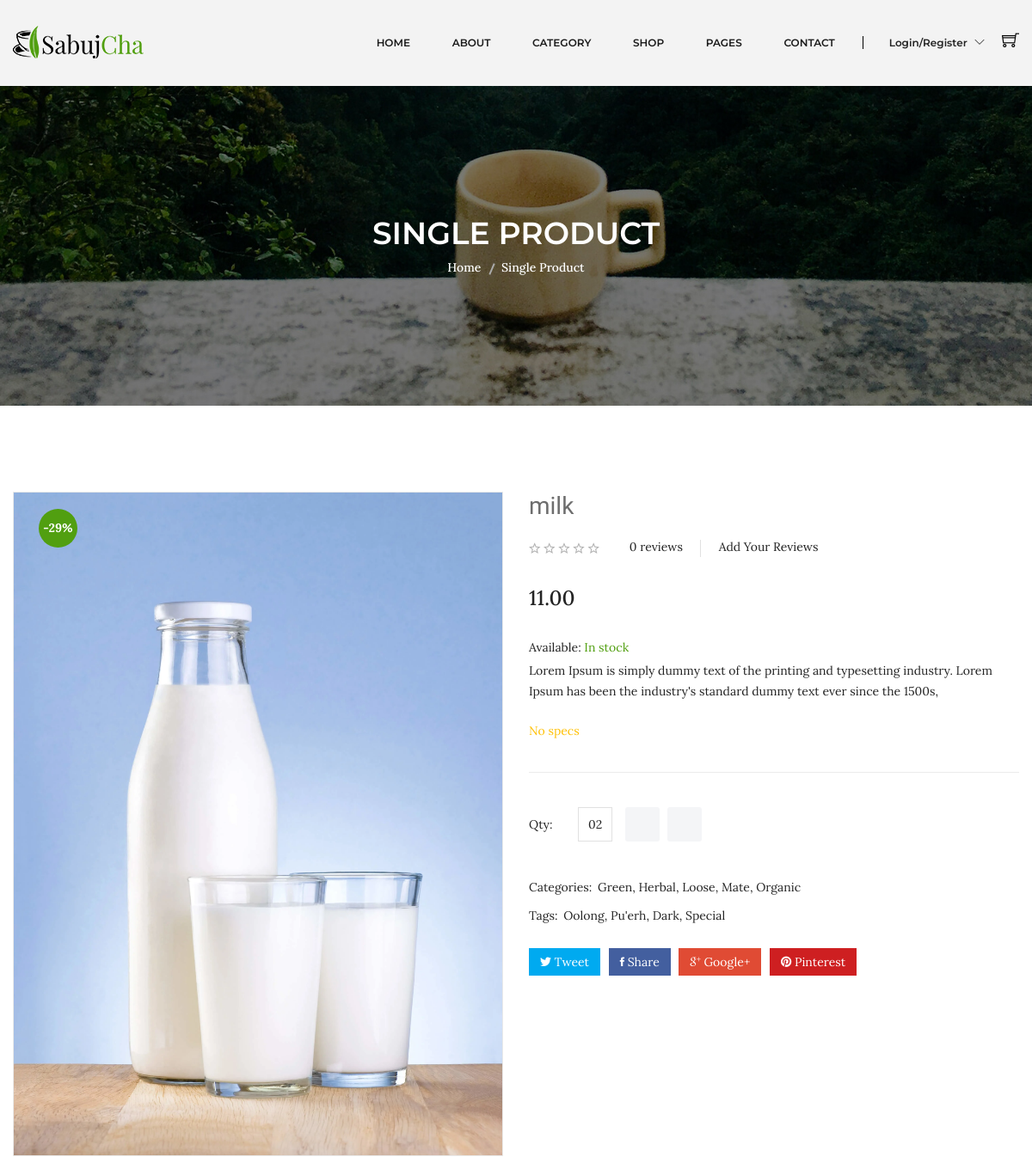
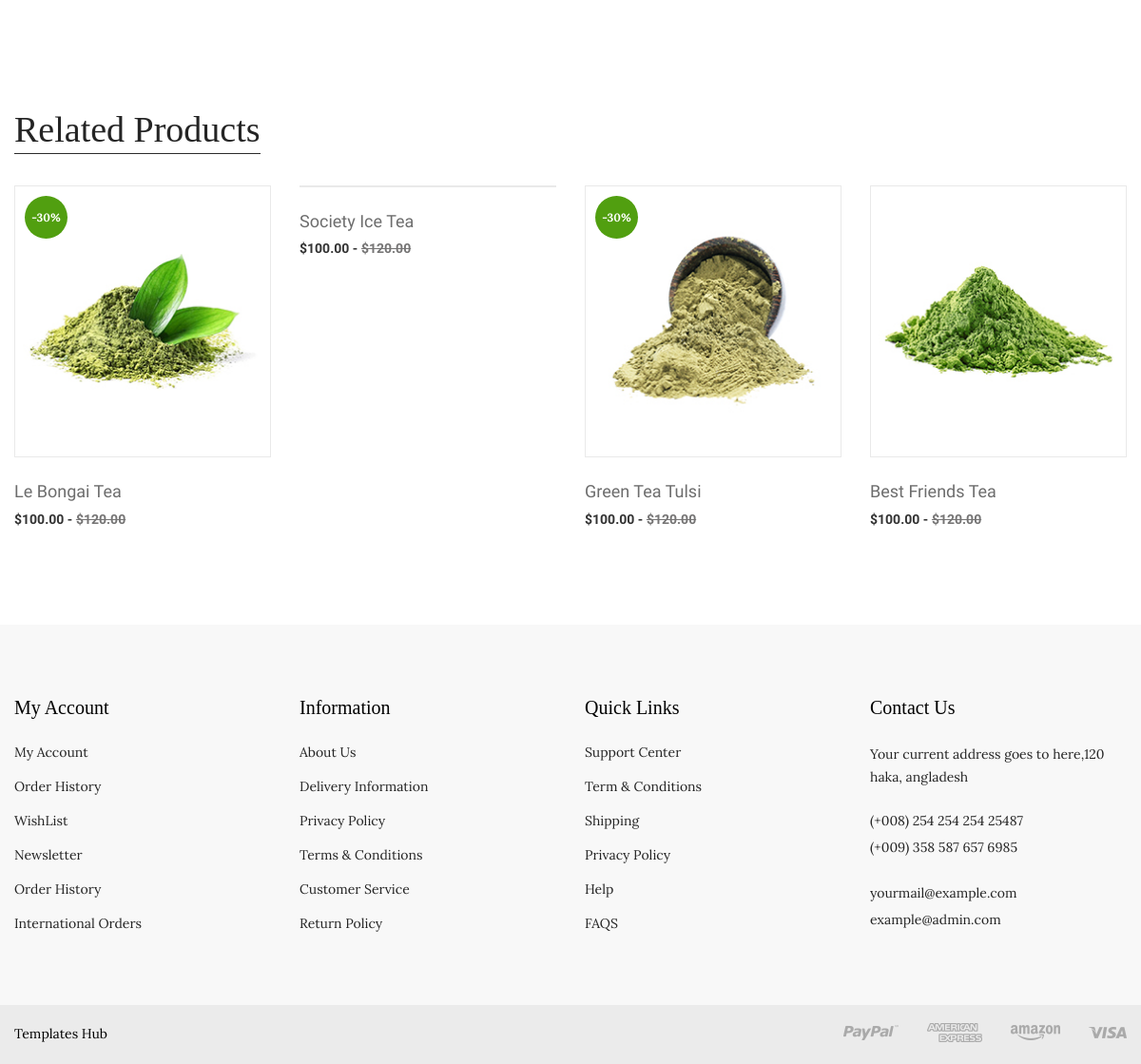
Screenshot of /ecommerce/php-final-p4-master/product-details.php?pro=12 with the database file from the repository (2 pictures, top to bottom).
### tables this page shows
CREATE TABLE `products` (
  `id` int(10) NOT NULL,
  `name` varchar(255) DEFAULT NULL,
  `details` longtext DEFAULT NULL,
  `photo` varchar(255) DEFAULT 'default.png',
  `stock` int(10) DEFAULT NULL,
  `code` int(5) DEFAULT NULL,
  `status` tinyint(1) NOT NULL DEFAULT 1,
  `subcaterory_id` int(10) NOT NULL,
  `created_at` timestamp NOT NULL DEFAULT current_timestamp(),
  `updated_at` timestamp NOT NULL DEFAULT current_timestamp(),
  `price` decimal(8,2) DEFAULT NULL
);

### ecommerce/php-final-p4-master/php/database.php (called while the page is built, shortened)
<?php
class database {
    public $DBserverName = 'localhost';
    public $DBuserName = 'root';
    public $DBpassword = '';
    public $DBName = 'nti_ecommercw';
    public $con;
    function __construct() {
        $this->con = new mysqli($this->DBserverName,$this->DBuserName,$this->DBpassword,$this->DBName);
    }
    public function runDQL($query)
    {
       $result = $this->con->query($query);
       $count=$result->num_rows;
       if($count > 0){
            return $result;
       }else{
           return [];
       }
    }
}

### ecommerce/php-final-p4-master/php/product.php (called while the page is built, shortened)
<?php
include_once "database.php";
class product extends database implements operation {
    private $id;
    public function setId($id)
    {
        $this->id = $id;
    }
    public function productDetails(){
        $query= "SELECT `producr_review`.* from`producr_review` where `producr_review`.`id`=$this->id ";
        return $this->runDQL($query);
    }
    public function getProductSpecs(){
        $query= "SELECT
        `products_specs`.*,
        `specs`.`keyEle`
    FROM
        `products_specs`
    JOIN `specs`
    ON  `specs`.`id`=`products_specs`.`spec_id`
    WHERE
        `products_specs`.`product_id` = $this->id
        ";
        return $this->runDQL($query);
    }
}

### ecommerce/php-final-p4-master/product-details.php (the view, shortened to what this page needs)
<?php include_once "header.php";
include_once "php/product.php";
if (($_GET)) {
    if (isset($_GET['pro']) &&  is_numeric($_GET['pro'])) {
        $productObj = new product;
        $productObj->setId($_GET['pro']);
        $product_res = $productObj->productDetails();
        if ($product_res) {
            $product = $product_res->fetch_object();
        } else {
            header('location:404.php');
        }
    } else {
        header('location:404.php');
    }
} else {
    header('location:404.php');
}
?>
<div class="breadcrumb-area bg-image-3 ptb-150">
    <div class="container">
        <div class="breadcrumb-content text-center">
            <h3>SINGLE PRODUCT</h3>
            <ul>
                <li><a href="index.html">Home</a></li>
                <li class="active">Single Product</li>
            </ul>
        </div>
    </div>
</div>
<div class="product-details pt-100 pb-95">
    <div class="container">
        <div class="row">
            <div class="col-lg-6 col-md-12">
                <div class="product-details-img">
                    <img class="zoompro" src="assets/img/product/<?php echo $product->photo ?>" data-zoom-image="assets/img/product/<?php echo $product->photo ?>" alt="zoom" />
                    <span>-29%</span>
                </div>
            </div>
            <div class="col-lg-6 col-md-12">
                <div class="product-details-content">
                    <h4><?php echo $product->name ?></h4>
                    <div class="rating-review">
                        <div class="pro-dec-rating">
                            <?php for ($i = 5; $i > $product->product_avg_rate; $i--) { ?>
                                <i class="ion-android-star-outline"></i>
                            <?php } ?>
                        </div>
                        <div class="pro-dec-review">
                            <ul>
                                <li><?php echo ($product->product_count_reviews) ?> reviews</li>
                                <li> Add Your Reviews</li>
                            </ul>
                        </div>
                    </div>
                    <span><?php echo $product->price ?></span>
                    <div class="in-stock">
                        <p>Available: <span> <?php echo (($product->stock && $product->stock > 0) ? 'In stock' : 'out of stock') ?></span></p>
                    </div>
                    <p><?php echo ($product->details) ?></p>
                    <div class="pro-dec-feature">
                        <ul>
                            <?php
                            $product_Specs_res = $productObj->getProductSpecs();
                            if ($product_Specs_res) {
                                $specs = $product_Specs_res->fetch_all(MYSQLI_ASSOC);
                                foreach ($specs as $key => $value) {
                                    ?>
                                <li><input type="checkbox"><?php echo $value['keyEle'] ?>: <span> <?php echo $value['value'] ?></span></li>
                                <?php
                                }
                            } else {
                            ?>
                                <li class='text-warning'>No specs</li>
                            <?php
                            }
                            ?>
                        </ul>
                    </div>
                    <div class="quality-add-to-cart">
                        <div class="quality">
                            <label>Qty:</label>
                            <input class="cart-plus-minus-box" type="text" name="qtybutton" value="02">
                        </div>
                        <div class="shop-list-cart-wishlist">
                            <a title="Add To Cart" href="#">
                            </a>
                            <a title="Wishlist" href="#">
                            </a>
                        </div>
                    </div>
                    <div class="pro-dec-categories">
                        <ul>
                            <li class="categories-title">Categories:</li>
                            <li><a href="#">Green,</a></li>
                            <li><a href="#">Herbal, </a></li>
                            <li><a href="#">Loose,</a></li>
                            <li><a href="#">Mate,</a></li>
                            <li><a href="#">Organic </a></li>
                        </ul>
                    </div>
                    <div class="pro-dec-categories">
                        <ul>
                            <li class="categories-title">Tags: </li>
                            <li><a href="#"> Oolong, </a></li>
                            <li><a href="#"> Pu'erh,</a></li>
                            <li><a href="#"> Dark,</a></li>
                            <li><a href="#"> Special </a></li>
                        </ul>
                    </div>
                    <div class="pro-dec-social">
                        <ul>
                            <li><a class="tweet" href="#"><i class="ion-social-twitter"></i> Tweet</a></li>
                            <li><a class="share" href="#"><i class="ion-social-facebook"></i> Share</a></li>
                            <li><a class="google" href="#"><i class="ion-social-googleplus-outline"></i> Google+</a></li>
                            <li><a class="pinterest" href="#"><i class="ion-social-pinterest"></i> Pinterest</a></li>
                        </ul>
                    </div>
                </div>
            </div>
        </div>
    </div>
</div>
<div class="product-area pb-100">
    <div class="container">
        <div class="product-top-bar section-border mb-35">
            <div class="section-title-wrap">
                <h3 class="section-title section-bg-white">Related Products</h3>
            </div>
        </div>
        <div class="featured-product-active hot-flower owl-carousel product-nav">
            <div class="product-wrapper">
                <div class="product-img">
                    <a href="product-details.html">
                        <img alt="" src="assets/img/product/product-1.jpg">
                    </a>
                    <span>-30%</span>
                    <div class="product-action">
                    </div>
                </div>
                <div class="product-content text-left">
                    <div class="product-hover-style">
                        <div class="product-title">
                            <h4>
                                <a href="product-details.html">Le Bongai Tea</a>
                            </h4>
                        </div>
                    </div>
                    <div class="product-price-wrapper">
                        <span>$100.00 -</span>
                        <span class="product-price-old">$120.00 </span>
                    </div>
                </div>
            </div>
            <div class="product-wrapper">
                <div class="product-img">
                </div>
                <div class="product-content text-left">
                    <div class="product-hover-style">
                        <div class="product-title">
                            <h4>
                                <a href="product-details.html">Society Ice Tea</a>
                            </h4>
                        </div>
                    </div>
                    <div class="product-price-wrapper">
                        <span>$100.00 -</span>
                        <span class="product-price-old">$120.00 </span>
                    </div>
                </div>
            </div>
            <div class="product-wrapper">
                <div class="product-img">
                    <a href="product-details.html">
                        <img alt="" src="assets/img/product/product-3.jpg">
                    </a>
                    <span>-30%</span>
                    <div class="product-action">
                    </div>
                </div>
                <div class="product-content text-left">
                    <div class="product-hover-style">
                        <div class="product-title">
                            <h4>
                                <a href="product-details.html">Green Tea Tulsi</a>
                            </h4>
                        </div>
                    </div>
                    <div class="product-price-wrapper">
                        <span>$100.00 -</span>
                        <span class="product-price-old">$120.00 </span>
                    </div>
                </div>
            </div>
            <div class="product-wrapper">
                <div class="product-img">
                    <a href="product-details.html">
                        <img alt="" src="assets/img/product/product-4.jpg">
                    </a>
                    <div class="product-action">
                    </div>
                </div>
                <div class="product-content text-left">
                    <div class="product-hover-style">
                        <div class="product-title">
                            <h4>
                                <a href="product-details.html">Best Friends Tea</a>
                            </h4>
                        </div>
                    </div>
                    <div class="product-price-wrapper">
                        <span>$100.00 -</span>
                        <span class="product-price-old">$120.00 </span>
                    </div>
                </div>
            </div>
        </div>
    </div>
</div>
<?php include_once "footer.php" ?>

### rows the page displays
products: photo (picture), name "milk", price "11.00", details "Lorem Ipsum is simply dummy text of the printing and typesetting industry. Lorem Ipsum has been the industry's standard dummy text ever since the 1500s,"

### other values shown
$product->product_count_reviews "0"
